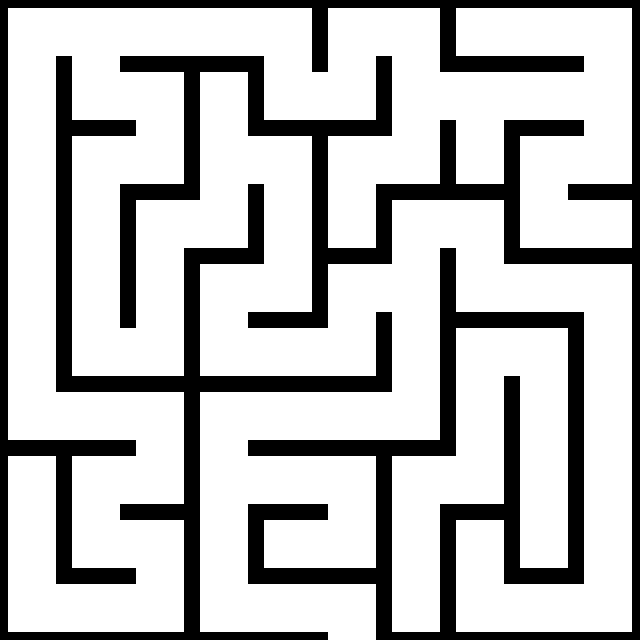

A level layout from a 2D game, rendered from its tile map. Below: a short description, then the map file with its tile-grid data intact:
An orthogonal 10x10 tile map with 64x64 px tiles, 1 tile layer (Map) and 2 objects (Start, Finish).

<map version="1.2" tiledversion="1.2.3" orientation="orthogonal" renderorder="right-down" width="10" height="10" tilewidth="64" tileheight="64" infinite="0" nextlayerid="3" nextobjectid="4">
 <tileset firstgid="1" source="maze.tsx" />
 <layer id="1" name="Map" width="10" height="10">
  <data encoding="csv">
1,2,8,8,5,1,5,15,8,5,
4,13,5,3,13,9,14,2,8,6,
4,1,9,14,5,1,9,11,1,9,
4,4,1,9,4,11,1,5,13,7,
4,4,4,1,9,1,6,13,8,5,
4,13,9,13,8,9,4,1,5,4,
13,8,5,1,8,8,9,4,4,4,
3,1,9,14,8,5,1,9,4,4,
4,13,5,4,15,9,4,3,11,4,
13,8,9,13,8,5,11,13,8,9
</data>
 </layer>
 <objectgroup id="2" name="Objects">
  <object id="1" name="Start" x="288" y="32">
   <point />
  </object>
  <object id="3" name="Finish" x="328" y="632" width="48" height="8" />
 </objectgroup>
</map>
